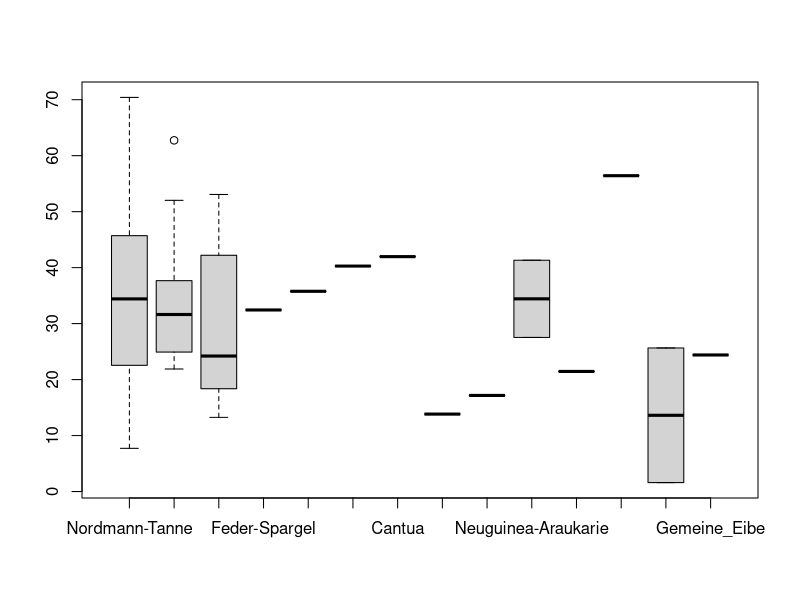
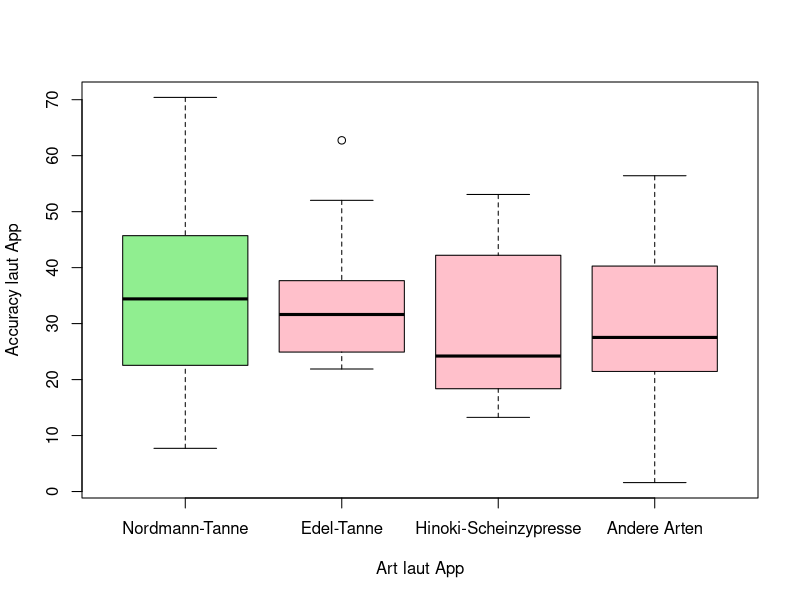
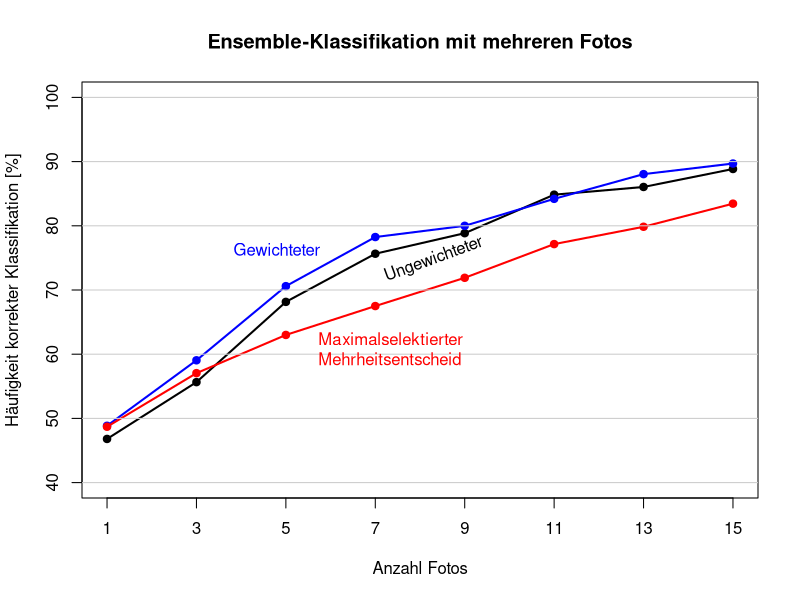

R code for these plots, in order:
library("purrr")
set.seed(1234)

# Accuracies returned for each species:
res <- list(
  Caucasian_fir = c(43.64, 59.75, 34.42, 43.81, 33.69, 56.09, 65.31, 32.51, 22.55, 27.38, 21.50, 20.77, 34.47, 20.37, 45.71, 19.11, 32.89, 34.71, 12.03, 29.13, 59.32, 30.29, 70.41, 7.72, 62.92, 33.90, 21.25, 60.26, 15.03, 43.93, 35.25, 65.44, 35.86),
  Noble_fir = c(31.63, 24.18, 36.15, 62.74, 38.13, 52.02, 28.14, 25.39, 23.25, 21.89, 28.18, 51.85, 33.94, 23.00, 37.67, 24.92, 37.56),
  Hinoki_cypress = c(13.25, 25.69, 18.37, 53.07, 22.73, 42.21),
  Common_Asparagus_Fern = c(32.44),
  Red_fir = c(35.77),
  Pomegranate = c(40.28),
  Sacred_flower_of_the_Incas = c(41.97),
  Norfolk_Island_Pine = c(13.84),
  Flaky_juniper = c(17.17),
  Hoop_pine = c(27.53, 41.32),
  Japanese_holly = c(21.46),
  Pacific_silver_fir = c(56.42),
  Cook_pine = c(1.6, 25.65),
  Common_yew = c(24.40)
)

# Table with German and scientific species names and Wikipedia URLs:
species_list <- list(
  Caucasian_fir = c("Nordmann-Tanne", "Abies nordmanniana", "https://de.wikipedia.org/wiki/Nordmann-Tanne"),
  Noble_fir = c("Edel-Tanne", "Abies procera", "https://de.wikipedia.org/wiki/Edel-Tanne"),
  Hinoki_cypress = c("Hinoki-Scheinzypresse", "Chamaecyparis obtusa", "https://de.wikipedia.org/wiki/Hinoki-Scheinzypresse"),
  Common_Asparagus_Fern = c("Feder-Spargel", "Asparagus setaceus", "https://de.wikipedia.org/wiki/Feder-Spargel"),
  Red_fir = c("Pracht-Tanne", "Abies magnifica", "https://de.wikipedia.org/wiki/Pracht-Tanne"),
  Pomegranate = c("Granatalpfel", "Punica granatum", "https://de.wikipedia.org/wiki/Granatapfel"),
  Sacred_flower_of_the_Incas = c("Cantua", "Cantua buxifolia", "https://de.wikipedia.org/wiki/Cantua_buxifolia"),
  Norfolk_Island_Pine = c("Norfolk-Tanne", "Araucaria heterophylla", "https://de.wikipedia.org/wiki/Zimmertanne"),
  Flaky_juniper = c("Beschuppter Wacholder", "Juniperus squamata", "https://de.wikipedia.org/wiki/Beschuppter_Wacholder"),
  Hoop_pine = c("Neuguinea-Araukarie", "Araucaria cunninghamii", "https://de.wikipedia.org/wiki/Neuguinea-Araukarie"),
  Japanese_holly = c("Japanische Stechpalme", "Ilex crenata", "https://de.wikipedia.org/wiki/Stechpalmen"),
  Pacific_silver_fir = c("Purpur-Tanne", "Abies amabilis", "https://de.wikipedia.org/wiki/Purpur-Tanne"),
  Cook_pine = c("Araucaria columnaris", "Araucaria columnaris", "https://de.wikipedia.org/wiki/Araucaria_columnaris"),
  Common_yew = c("Gemeine Eibe", "Taxus baccata", "https://de.wikipedia.org/wiki/Europ%C3%A4ische_Eibe")
)
species <- species_list %>% unlist() %>% 
  matrix(ncol = 3, byrow = TRUE) %>% 
  as.data.frame()
colnames(species) <- c("german", "scientific", "url")
rownames(species) <- names(species_list)
species$english <- gsub("_", " ", names(species_list))

# Rename res list and species row names to German species names:
names(res) <- gsub(" ", "_", species[names(res), "german"])
rownames(species) <- gsub(" ", "_", species$german)


boxplot(res)

dat <- unlist(res)
dat <- data.frame(
  species = rep(names(res), sapply(res, length)),
  accuracy = unname(dat)
)

# Aggregated species variable for a less busy boxplot:
dat$reduced_species <- dat$species
sel_other <- !(dat$reduced_species %in% 
                 c("Nordmann-Tanne", "Edel-Tanne", "Hinoki-Scheinzypresse"))
dat$reduced_species[sel_other] <- "Andere Arten"
dat$reduced_species <- factor(dat$reduced_species,
                              levels = c("Nordmann-Tanne", "Edel-Tanne", 
                                         "Hinoki-Scheinzypresse", "Andere Arten"))

# Simulate a majority vote over k pictures using
# resampled classification results drawn without replacement
# from the observations:
MV <- function(x = 0, y = dat, k = 3, 
               weights = NULL, maxacc = FALSE) {
  if (maxacc & is.null(weights))
    stop("maxacc option requires weights argument to specify accuracy variable")
  
  prob <- NULL
  if (is.data.frame(y)) {
    if (!is.null(weights)) {
      weights <- y[,weights]
    }
    y <- y$species
  }
  sel <- sample(1:length(y), size = k, replace = FALSE)
  if (is.null(weights)) {
    tbl <- table(y[sel])
  } else {
    if (maxacc) {
      tbl <- tapply(weights[sel], y[sel], max)
    } else {
      tbl <- tapply(weights[sel], y[sel], sum)
    }
  }
  tbl <- tbl[ tbl == max(tbl) ]
  if (length(tbl) > 1)
    tbl <- tbl[ sample(1:length(tbl), size = 1) ]
  names(tbl)
}

# MV(k = 5)
# MV(k = 5, weights = "accuracy")

# # Repeat this e.g. 100 times:
# mean(sapply(1:100, MV, k = 10) == "Nordmann-Tanne")
# mean(sapply(1:100, MV, k = 5, weights = "accuracy") == "Nordmann-Tanne")

# Estimate the accuracy of predictions using an ensemble
# approach with majority vote or weightes majority vote:
MVacc <- function(x, n = 2000, truth = "Nordmann-Tanne", ...) {
  mean(sapply(1:n, MV, k = x, ...) == truth)
}

# Estimate mean accuracies for ensembles of size 1, ..., 15
# using ordinary and weightes majority voting schemes:
k <- seq(1,15,by=2)
acc <- sapply(k, MVacc)
acc_wgt <- sapply(k, MVacc, weights = "accuracy")
acc_max <- sapply(k, MVacc, weights = "accuracy", maxacc = TRUE)

species$count <- as.numeric(table(dat$species)[rownames(species)])
species$mean_acc <- tapply(dat$accuracy, factor(dat$species), mean)[rownames(species)]
species$max_acc <- tapply(dat$accuracy, factor(dat$species), max)[rownames(species)]

# Re-format table for use with kableExtra:
# <a href="Link-Ziel">Link-Text</a>
kbl <- data.frame(
  name = paste0('<a href="', species$url, '">', 
                species$german, " (<i>", species$scientific, "</i>)",
                "</a>"),
  # name = paste0("[", species$german, " (*", species$scientific, "*)](", species$url, ")"),
  count = species$count,
  mean_acc = round(species$mean_acc, 2),
  max_acc = species$max_acc
)
kbl <- kbl[order(kbl$count, decreasing = TRUE),]
# kableExtra::kbl(kbl, col.names = c("Art laut App", "Häufigkeit",
#                                    "Mittlere <i>accuracy</i>", "Maximale <i>accuracy</i>"))

# Save results for re-use by Markdown file:
save(res, species, dat, k, acc, acc_wgt, acc_max, kbl, 
     file = "plant-id.rda")


mean(dat$species == "Nordmann-Tanne")

kableExtra::kbl(kbl, col.names = c("Art laut App", "Häufigkeit",
                                   "Mittlere *accuracy*", "Maximale *accuracy*"))

boxplot(accuracy ~ reduced_species, data = dat,
        xlab = "Art laut App", ylab = "Accuracy laut App",
        col = c("lightgreen", rep("pink",3)))


plot(k, acc*100, type = "l", ylim = c(40, 100), lwd = 2,
     xaxt = "n", xlab = "Anzahl Fotos", ylab = "Häufigkeit korrekter Klassifikation [%]",
     main = "Ensemble-Klassifikation mit mehreren Fotos")
axis(1, at = k, labels = as.character(k))
points(k, acc*100, pch = 19)
lines(k, acc_wgt*100, col = "blue", lwd = 2)
points(k, acc_wgt*100, pch = 19, col = "blue")
lines(k, acc_max*100, col = "red", lwd = 2)
points(k, acc_max*100, pch = 19, col = "red")
abline(h = seq(40,100,by=10), col = "grey80")
text(6, 76, "Gewichteter", col = "blue", pos = 2)
text(7, 72, "Ungewichteter", pos = 4, srt = 20)
text(5.5, 60, "Maximalselektierter\nMehrheitsentscheid", pos = 4, col = "red")
